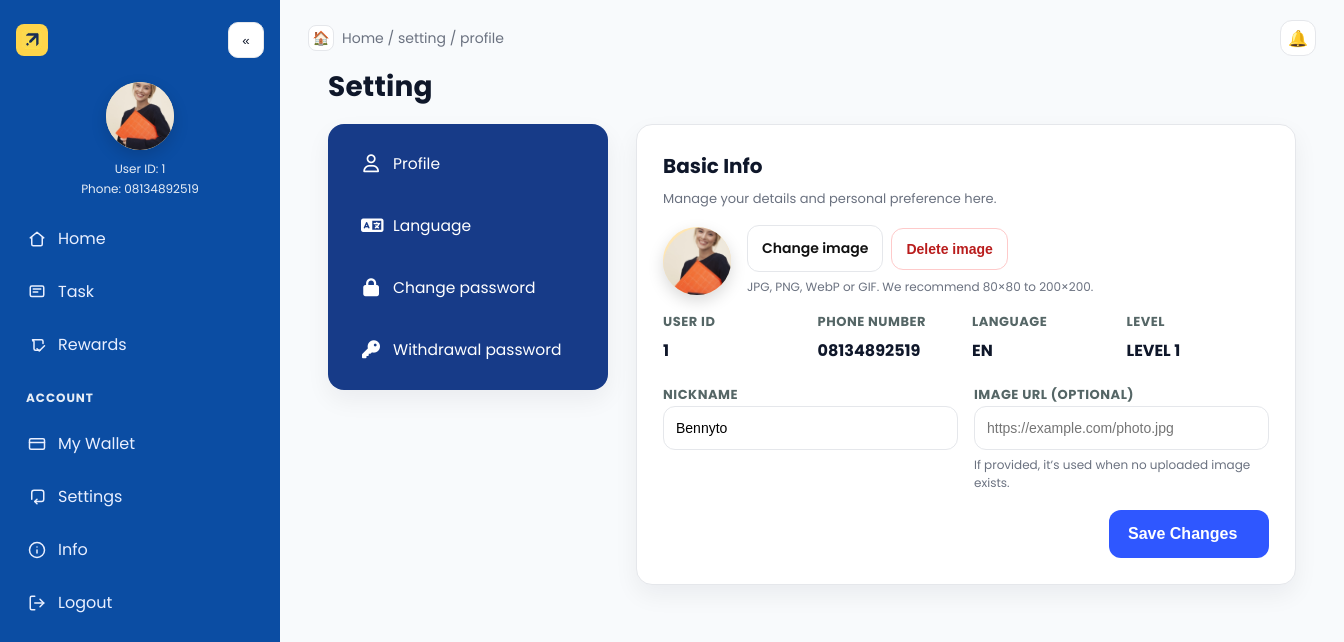
The page /settings/ (signed in) on the database its author committed.
### main/models.py (models this page shows, shortened)
class CustomUser(AbstractUser):
    username = None
    phone = models.CharField(max_length=20, unique=True)
    invitation_code = models.CharField(max_length=50, blank=True, null=True)
    nickname   = models.CharField(max_length=50, blank=True)
    avatar     = models.ImageField(upload_to="avatars/%Y/%m/", blank=True, null=True)
    avatar_url = models.URLField(blank=True, null=True, validators=[URLValidator()])
    signup_ip = models.GenericIPAddressField(blank=True, null=True)
    signup_country = models.CharField(max_length=100, blank=True, null=True)
    last_login_ip = models.GenericIPAddressField(blank=True, null=True)
    last_login_country = models.CharField(max_length=100, blank=True, null=True)
    USERNAME_FIELD = "phone"
    REQUIRED_FIELDS = []
    objects = CustomUserManager()

### main/views.py (the view)
# urls.py: path("settings/", views.profile_settings, name="profile_settings"),
@login_required
def profile_settings(request):
    user = request.user
    if request.method == "POST":
        if request.POST.get("delete_avatar") == "1":
            if getattr(user, "avatar", None):
                try:
                    user.avatar.delete(save=False)  # remove file from storage
                except Exception:
                    pass
            user.avatar = None
            user.save(update_fields=["avatar"])
            messages.success(request, "Profile image removed.")
            return redirect("profile_settings")
        old_avatar_name = user.avatar.name if getattr(user, "avatar", None) else None
        form = ProfileUpdateForm(request.POST, request.FILES, instance=user)
        if form.is_valid():
            new_file = request.FILES.get("avatar")
            updated_user = form.save(commit=False)
            if new_file:
                updated_user.avatar_url = ""
            updated_user.save()
            if new_file and old_avatar_name and old_avatar_name != updated_user.avatar.name:
                try:
                    user._meta.get_field("avatar").storage.delete(old_avatar_name)
                except Exception:
                    pass
            messages.success(request, "Profile updated.")
            return redirect("profile_settings")
    else:
        form = ProfileUpdateForm(instance=user)
    avatar_src = None
    try:
        if getattr(user, "avatar", None):
            avatar_src = user.avatar.url
    except Exception:
        avatar_src = None
    if not avatar_src:
        avatar_src = getattr(user, "avatar_url", None)
    if not avatar_src:
        avatar_src = static("meta_search/images/avatar-placeholder.png")
    context = {
      "form": form,
      "avatar_src": avatar_src,
      "user_id_value": user.id,
      "phone_value": getattr(user, "phone", "-"),
      "language_value": (getattr(request, "LANGUAGE_CODE", "en") or "en").upper(),
      "max_avatar_mb": MAX_AVATAR_MB,
      "allowed_types": list(ALLOWED_IMG_TYPES),
      }
    return render(request, "meta_search/profile_settings.html", context)

### main/forms.py (shortened to what this page needs)
class ProfileUpdateForm(forms.ModelForm):
    class Meta:
        model = CustomUser
        fields = ["nickname", "avatar", "avatar_url"]
        widgets = {
            "nickname": forms.TextInput(attrs={
                "placeholder": "Your nickname",
                "autocomplete": "nickname",
            }),
            "avatar": forms.ClearableFileInput(attrs={
                "accept": "image/*",
            }),
            "avatar_url": forms.URLInput(attrs={
                "placeholder": "https://example.com/photo.jpg",
                "inputmode": "url",
                "autocomplete": "url",
            }),
        }
        help_texts = {
            "avatar": _("JPG/PNG/WebP/GIF, up to %(mb)s MB.") % {"mb": MAX_AVATAR_MB},
            "avatar_url": _("Direct image URL (used only if no file is uploaded)."),
        }

### templates/meta_search/profile_settings.html (shortened to what this page needs)
{% extends "base_settings.html" %}
{% load static greetings form_utils %}
{% block breadcrumb %}Home / setting / profile{% endblock %}
{% block settings_content %}
<h3>Basic Info</h3>
<div class="sub">Manage your details and personal preference here.</div>
<form method="post"
      action="{% url 'profile_settings' %}"
      enctype="multipart/form-data"
      class="profile-form"
      data-force-post="1"
      target="_self">
  <div class="profile-row">
    <div class="avatar">
      <img id="avatarPreview" src="{{ avatar_src }}" alt="Avatar"
           style="width:80px;height:80px;border-radius:50%;object-fit:cover;">
    </div>
    <div>
      <div class="btn-row">
        <label class="btn outline file-btn" role="button">
          Change image
        </label>
        <button class="btn danger" type="submit" name="delete_avatar" value="1" formnovalidate>
          Delete image
        </button>
      </div>
      <div class="hint">JPG, PNG, WebP or GIF. We recommend 80×80 to 200×200.</div>
    </div>
  </div>
  <div class="info-grid">
    <div class="field">
      <div class="label">User ID</div>
      <div class="value">{{ user_id_value }}</div>
    </div>
    <div class="field">
      <div class="label">Phone Number</div>
      <div class="value">{{ phone_value }}</div>
    </div>
    <div class="field">
      <div class="label">Language</div>
      <div class="value">{{ language_value }}</div>
    </div>
    <div class="field">
      <div class="label">Level</div>
      <div class="value">LEVEL 1</div>
    </div>
  </div>
  <div class="edit-grid" style="margin-top:18px;display:grid;grid-template-columns:1fr 1fr;gap:16px;">
    <div class="field">
      <label class="label" for="id_nickname">Nickname</label>
      {{ form.nickname }}
    </div>
    <div class="field">
      <label class="label" for="id_avatar_url">Image URL (optional)</label>
      {{ form.avatar_url }}
      <div class="hint">If provided, it’s used when no uploaded image exists.</div>
    </div>
  </div>
  <div class="actions" style="margin-top:18px;">
    <button class="btn primary" type="submit">Save Changes</button>
  </div>
</form>
{% endblock %}

### templates/base_user.html (shortened to what this page needs)
{% load static %}
<!DOCTYPE html>
<html lang="en">
<head>
  <link rel="stylesheet" href="{% static 'meta_search/base_user_layout.css' %}">
  {% block extra_head %}{% endblock %}
</head>
<body>
  <div class="app {% block app_classes %}{% endblock %}" id="app">
    <aside class="sidebar" id="sidebar">
      <div class="brand">
        <a class="brand-button" href="{% url 'user_dashboard' %}" title="Dashboard">
          <img src="{% static 'meta_search/images/logo_emoji.png' %}" alt="Dashboard" style="width:20px; height:20px; vertical-align:middle;">
        </a>
        <button class="sb-toggle sb-toggle-desktop" id="sbToggleDesktop" aria-label="Collapse menu" title="Collapse">«</button>
      </div>
      {% static 'meta_search/images/avatar-placeholder.png' as avatar_placeholder %}
      <div class="profile"
           title="{{ request.user.nickname|default:request.user.get_full_name|default:request.user.username }}">
        <div class="avatar">
          {% if request.user.avatar %}
            <img src="{{ request.user.avatar.url }}" alt="User avatar" width="48" height="48" loading="lazy" onerror="this.src='{{ avatar_placeholder }}'">
          {% elif request.user.avatar_url %}
            <img src="{{ request.user.avatar_url }}" alt="User avatar" width="48" height="48" loading="lazy" onerror="this.src='{{ avatar_placeholder }}'">
          {% else %}
            <img src="{{ avatar_placeholder }}" alt="User avatar" width="48" height="48" loading="lazy">
          {% endif %}
          <span class="status-dot"></span>
        </div>
        <div class="meta">
          <div class="id">User ID: {{ request.user.id }}</div>
          <div class="phone">Phone: {{ request.user.phone|default:'-' }}</div>
        </div>
      </div>
      <nav class="nav" aria-label="Sidebar">
        <a class="link {% if active_page == 'home' %}active{% endif %}" href="{% url 'user_dashboard' %}" title="Home">
          <svg viewBox="0 0 24 24" width="18" height="18" fill="none" stroke="currentColor" stroke-width="2" stroke-linecap="round" stroke-linejoin="round"><path d="M3 10.5 12 3l9 7.5"/><path d="M5 10v9a2 2 0 0 0 2 2h10a2 2 0 0 0 2-2v-9"/></svg>
          <span class="label">Home</span>
        </a>
        <a class="link {% if active_page == 'task' %}active{% endif %}" href="#" title="Task">
          <svg viewBox="0 0 24 24" width="18" height="18" fill="none" stroke="currentColor" stroke-width="2" stroke-linecap="round" stroke-linejoin="round"><rect x="3" y="4" width="18" height="14" rx="2"/><path d="M7 8h10M7 12h6"/></svg>
          <span class="label">Task</span>
        </a>
        <a class="link {% if active_page == 'rewards' %}active{% endif %}" href="#" title="Rewards">
          <svg viewBox="0 0 24 24" width="18" height="18" fill="none" stroke="currentColor" stroke-width="2" stroke-linecap="round" stroke-linejoin="round"><path d="m12 17 3 3 7-7"/><path d="M20 10V7a2 2 0 0 0-2-2H6a2 2 0 0 0 2 2v10a2 2 0 0 0 2 2h6"/></svg>
          <span class="label">Rewards</span>
        </a>
        <h6>Account</h6>
        <a class="link {% if active_page == 'wallet' %}active{% endif %}" href="{% url 'wallet' %}" title="My Wallet">
          <svg viewBox="0 0 24 24" width="18" height="18" fill="none" stroke="currentColor" stroke-width="2" stroke-linecap="round" stroke-linejoin="round"><rect x="2" y="5" width="20" height="14" rx="2"/><path d="M2 10h20"/></svg>
          <span class="label">My Wallet</span>
        </a>
        <a class="link {% if active_page == 'settings' %}active{% endif %}" href="{% url 'profile_settings' %}" title="Settings">
          <svg viewBox="0 0 24 24" width="18" height="18" fill="none" stroke="currentColor" stroke-width="2" stroke-linecap="round" stroke-linejoin="round"><path d="M12 15l-3 3 3 3"/><path d="M9 18h9a3 3 0 0 0 3-3V6a3 3 0 0 0-3-3H8a3 3 0 0 0-3 3v9"/></svg>
          <span class="label">Settings</span>
        </a>
        <a class="link {% if active_page == 'info' %}active{% endif %}" href="{% url 'info_index' %}" title="Info">
          <svg viewBox="0 0 24 24" width="18" height="18" fill="none" stroke="currentColor" stroke-width="2" stroke-linecap="round" stroke-linejoin="round"><circle cx="12" cy="12" r="10"/><path d="M12 16v-4M12 8h.01"/></svg>
          <span class="label">Info</span>
        </a>
        <div class="bottom">
          <a class="link" href="{% url 'signout' %}" title="Logout">
            <svg viewBox="0 0 24 24" width="18" height="18" fill="none" stroke="currentColor" stroke-width="2" stroke-linecap="round" stroke-linejoin="round"><path d="M9 21H5a2 2 0 0 1-2-2V5a2 2 0 0 1 2-2h4"/><polyline points="16 17 21 12 16 7"/><line x1="21" y1="12" x2="9" y2="12"/></svg>
            <span class="label">Logout</span>
          </a>
        </div>
      </nav>
    </aside>
    <main class="main">
      <div class="topbar">
        <div class="breadcrumb">
          <span class="crumb-home">🏠</span>
          <span class="dreadcrumb">
            {% block breadcrumb %}Home / setting / my wallet{% endblock %}
          </span>
        </div>
        <div class="bell" title="Announcements">
          <a href="{% url 'announcements' %}" aria-label="Announcements">🔔</a>
        </div>
      </div>
      {% block content %}{% endblock %}
    </main>
  </div>
</body>
</html>

### static/meta_search/base_user_layout.css (style rules this page uses)
:root { --blue:#0b4da3; --text:#111; --muted:#6b7280; --border:#e5e7eb; --card:#ffffff; --bg:#f7f8fb; --radius:14px; --topbar-h: 56px; }
* { box-sizing:border-box; }
html,body { height:100%; }
body { margin:0; font-family:"Poppins", system-ui, -apple-system, Segoe UI, Roboto, Helvetica, Arial, "Apple Color Emoji","Segoe UI Emoji"; color:var(--text); background:var(--bg); }
.app { display:grid; grid-template-columns:280px 1fr; min-height:100vh; }
.sidebar { background:var(--blue); color:#fff; padding:22px 16px; position:sticky; top:0; height:100vh; overflow:hidden; }
.brand { display:flex; align-items:center; gap:10px; margin-bottom:22px; }
.brand-button { height:32px; width:32px; border-radius:8px; background:#ffd54a; display:grid; place-items:center; font-weight:700; color:#111; text-decoration:none; }
.sb-toggle { border:1px solid var(--border); height:36px; width:36px; border-radius:10px; background:#fff; color:var(--text); display:grid; place-items:center; cursor:pointer; transition: transform .12s ease, box-shadow .2s ease, background-color .2s ease, border-color .2s ease; }
.profile { display:flex; flex-direction:column; align-items:center; gap:10px; margin:24px 0 18px; text-align:center; }
.avatar { height:64px; width:64px; border-radius:50%; background:#ffe6b3; overflow:hidden; position:relative; box-shadow:0 6px 16px rgba(0,0,0,.15); }
.avatar img { height:100%; width:100%; object-fit:cover; display:block; }
.status-dot { position:absolute; right:-2px; bottom:-2px; height:12px; width:12px; border-radius:50%; background:#4ade80; border:3px solid var(--blue); }
.meta { display:flex; flex-direction:column; gap:2px; }
.meta .id { font-size:12px; opacity:.9; }
.meta .phone { font-size:12px; opacity:.9; }
.nav { margin-top:18px; display:grid; gap:8px; }
.nav h6 { font-size:12px; letter-spacing:.08em; text-transform:uppercase; opacity:.9; margin:14px 10px 6px; }
.link { display:flex; align-items:center; gap:12px; padding:10px 12px; border-radius:12px; text-decoration:none; color:#e9efff; background:transparent; }
.link svg { flex:0 0 18px; min-width:18px; }
.label { white-space:nowrap; }
.bottom { margin-top:auto; }
.main { padding:28px 28px 48px; }
.topbar { display:flex; justify-content:space-between; align-items:center; margin:-8px 0 10px; gap:12px; }
.breadcrumb { display:flex; align-items:center; gap:8px; color:var(--muted); font-size:14px; }
.crumb-home { height:26px; width:26px; border:1px solid var(--border); border-radius:8px; display:grid; place-items:center; background:#fff; }
.bell { height:36px; width:36px; border:1px solid var(--border); border-radius:12px; background:#fff; display:grid; place-items:center; position:relative; }
.bell a { display:inline-block; color:inherit; text-decoration:none; }
.btn { display:inline-flex; align-items:center; gap:8px; padding:10px 14px; border-radius:12px; border:1px solid var(--border); background:#f8fafc; color:#111; font-weight:600; cursor:pointer; transition: transform .12s ease, box-shadow .2s ease, background-color .2s ease, border-color .2s ease; }
.btn.primary { background:#1663d6; color:#fff; border-color:#1663d6; }
.sb-toggle-desktop { display:none; }
@media (min-width: 901px) { .sb-toggle-desktop { display:inline-grid; } }
@media (min-width: 901px) { .sidebar .brand { display:flex; align-items:center; gap:10px; } }
@media (min-width: 901px) { .sb-toggle-desktop { margin-left:auto; border:1px solid var(--border); height:36px; width:36px; border-radius:10px; background:#fff; color:var(--text); display:grid; place-items:center; cursor:pointer; transition: transform .12s ease, box-shadow .2s ease, background-color .2s ease, border-color .2s ease; } }
@media (min-width:901px) { .sb-toggle-desktop { transform:translateX(0); } }

### rows shown on the page
CustomUser: user.avatar (picture), user.id "1", user.phone "08134892519", phone "08134892519", nickname "Bennyto"

### other values the page prints
{{ user_id_value }} "1"
{{ language_value }} "EN"
